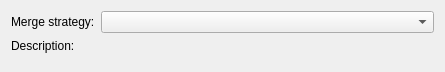
<?xml version="1.0" encoding="UTF-8"?>
<ui version="4.0">
 <class>WdgMetaDataMergeStrategyChooser</class>
 <widget class="QWidget" name="WdgMetaDataMergeStrategyChooser">
  <property name="geometry">
   <rect>
    <x>0</x>
    <y>0</y>
    <width>445</width>
    <height>72</height>
   </rect>
  </property>
  <layout class="QFormLayout" name="formLayout">
   <item row="0" column="0">
    <widget class="QLabel" name="label">
     <property name="sizePolicy">
      <sizepolicy hsizetype="Preferred" vsizetype="Preferred">
       <horstretch>0</horstretch>
       <verstretch>0</verstretch>
      </sizepolicy>
     </property>
     <property name="text">
      <string>Merge strategy:</string>
     </property>
    </widget>
   </item>
   <item row="0" column="1">
    <widget class="QComboBox" name="mergeStrategy">
     <property name="sizePolicy">
      <sizepolicy hsizetype="MinimumExpanding" vsizetype="Fixed">
       <horstretch>0</horstretch>
       <verstretch>0</verstretch>
      </sizepolicy>
     </property>
    </widget>
   </item>
   <item row="1" column="0">
    <widget class="QLabel" name="label_2">
     <property name="sizePolicy">
      <sizepolicy hsizetype="Preferred" vsizetype="Preferred">
       <horstretch>0</horstretch>
       <verstretch>0</verstretch>
      </sizepolicy>
     </property>
     <property name="text">
      <string>Description:</string>
     </property>
     <property name="alignment">
      <set>Qt::AlignLeading|Qt::AlignLeft|Qt::AlignTop</set>
     </property>
    </widget>
   </item>
   <item row="1" column="1">
    <widget class="QLabel" name="description">
     <property name="sizePolicy">
      <sizepolicy hsizetype="Expanding" vsizetype="Expanding">
       <horstretch>0</horstretch>
       <verstretch>0</verstretch>
      </sizepolicy>
     </property>
     <property name="text">
      <string/>
     </property>
     <property name="alignment">
      <set>Qt::AlignLeading|Qt::AlignLeft|Qt::AlignTop</set>
     </property>
     <property name="wordWrap">
      <bool>true</bool>
     </property>
    </widget>
   </item>
   <item row="2" column="1">
    <spacer name="verticalSpacer">
     <property name="orientation">
      <enum>Qt::Vertical</enum>
     </property>
     <property name="sizeHint" stdset="0">
      <size>
       <width>20</width>
       <height>2</height>
      </size>
     </property>
    </spacer>
   </item>
  </layout>
 </widget>
 <resources/>
 <connections/>
</ui>
